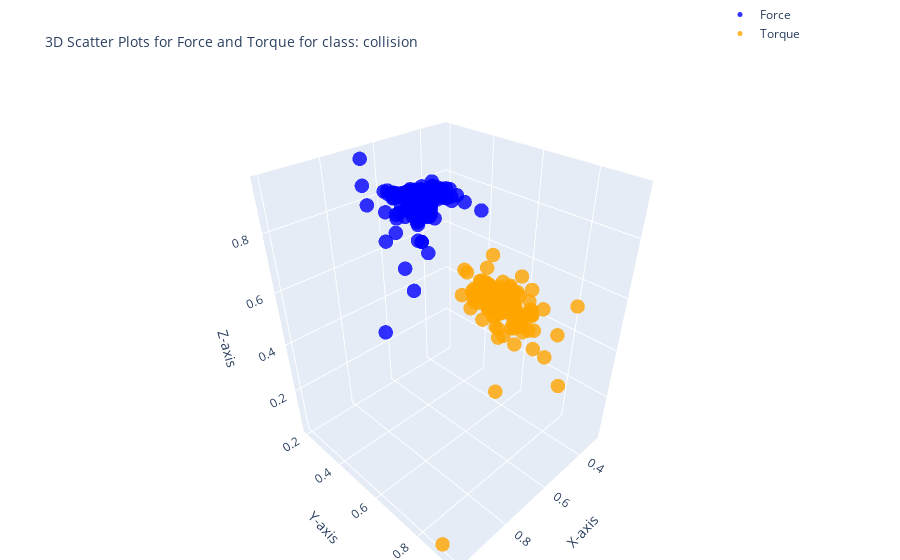

Notebook code for this chart:
### Code cell
import plotly.graph_objects as go
class_name = unique_classes[1]
df_fr_collision=class_dfs[class_name]
# 3D scatter plot for Force (Fx, Fy, Fz)
force_plot = go.Scatter3d(
    x=df_fr_collision['Fx'],
    y=df_fr_collision['Fy'],
    z=df_fr_collision['Fz'],
    mode='markers',
    marker=dict(size=5, color='blue', opacity=0.8),
    name='Force'
)

# 3D scatter plot for Torque (Tx, Ty, Tz)
torque_plot = go.Scatter3d(
    x=df_fr_collision['Tx'],
    y=df_fr_collision['Ty'],
    z=df_fr_collision['Tz'],
    mode='markers',
    marker=dict(size=5, color='orange', opacity=0.8),
    name='Torque'
)

# Create subplots
fig = go.Figure()

# Add Force plot
fig.add_trace(force_plot)
fig.add_trace(torque_plot)

# Layout settings
fig.update_layout(
    title='3D Scatter Plots for Force and Torque for class: ' + class_name,
    title_font=dict(size=14),  # Change the title font size
    scene=dict(
        xaxis_title='X-axis',
        yaxis_title='Y-axis',
        zaxis_title='Z-axis'
    ),
    legend=dict(x=0.8, y=1.2),
    margin=dict(l=0, r=0, b=0, t=40)
)

fig.show()

### Figure 1 — Plotly figure (JSON) as saved in the notebook; plotly's stock layout.template omitted (floating-point values rounded to 4 significant figures; data arrays with more than 128 entries replaced by an {"elided": "..."} marker saying what was removed)
{"data": [{"marker": {"color": "blue", "opacity": 0.8, "size": 5}, "mode": "markers", "name": "Force", "type": "scatter3d", "x": {"elided": "1080 float values"}, "y": {"elided": "1080 float values"}, "z": {"elided": "1080 float values"}}, {"marker": {"color": "orange", "opacity": 0.8, "size": 5}, "mode": "markers", "name": "Torque", "type": "scatter3d", "x": {"elided": "1080 float values"}, "y": {"elided": "1080 float values"}, "z": {"elided": "1080 float values"}}], "layout": {"legend": {"x": 0.8, "y": 1.2}, "margin": {"b": 0, "l": 0, "r": 0, "t": 40}, "scene": {"xaxis": {"title": {"text": "X-axis"}}, "yaxis": {"title": {"text": "Y-axis"}}, "zaxis": {"title": {"text": "Z-axis"}}}, "title": {"font": {"size": 14}, "text": "3D Scatter Plots for Force and Torque for class: collision"}}}
